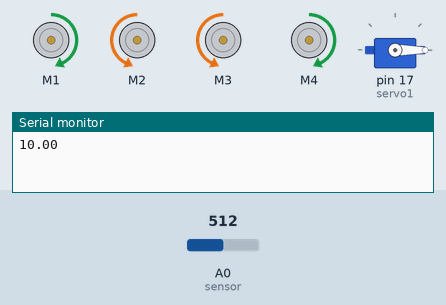
Bench run of a program on a simulated Arduino Uno, built with avr-gcc and run on an emulated ATmega328P. Parts: 4 × DC motor (green arrow = forward, orange = backward, longer = faster), servo, the last lines printed to the serial monitor. The inputs (shaded band) are chosen by the test bench; at power-on: A0 (sensor) = 512.

Above: at 1.2 s.
1.3 s: A0 (sensor) set to 187
At 3.9 s:
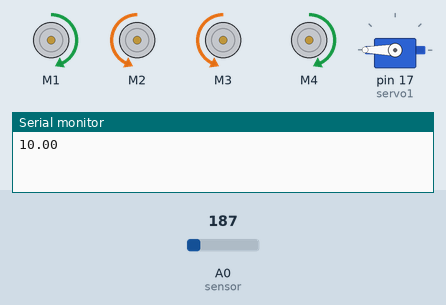
4.3 s: A0 (sensor) set to 166
At 5.9 s:
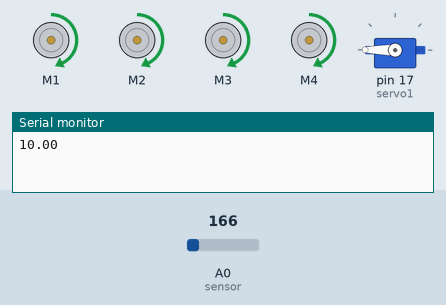
At 7.6 s:
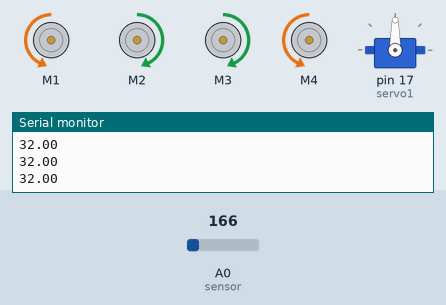
Timing chart, 0 to 9.1 s (numbered marks = the images above; inputs shaded):
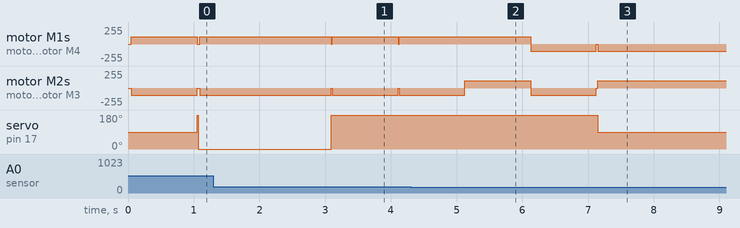

Measured:
- the behaviour switches between 175 and 174 on A0 (sensor) (found by bisection; images 1 and 2)
- after the input at 4.3 s, servo on pin 17 (servo1): 180° → 90° after 2.8 s

The program:

main.cpp
```cpp
#include <Arduino.h>
#include <AFMotor.h>
#include <Servo.h>
#include <HCSR04.h>

const int sensor = A0;
unsigned long interval = 1000;
unsigned long previousMillis = 0;

AF_DCMotor Motor1(1);
AF_DCMotor Motor2(2);
AF_DCMotor Motor3(3);
AF_DCMotor Motor4(4);

Servo servo1;
int angulo = 0;
float distance = 0;

void liberar()
{
  Motor1.run(RELEASE);
  Motor2.run(RELEASE);
  Motor3.run(RELEASE);
  Motor4.run(RELEASE);
}

void atras()
{

  Motor1.run(FORWARD);
  Motor2.run(BACKWARD);
  Motor3.run(BACKWARD);
  Motor4.run(FORWARD);
}

void adelante()
{
  Motor1.run(BACKWARD);
  Motor2.run(FORWARD);
  Motor3.run(FORWARD);
  Motor4.run(BACKWARD);
}

void izquierda()
{

  Motor1.run(FORWARD);
  Motor2.run(FORWARD);
  Motor3.run(FORWARD);
  Motor4.run(FORWARD);
}

void derecha()
{

  Motor1.run(BACKWARD);
  Motor2.run(BACKWARD);
  Motor3.run(BACKWARD);
  Motor4.run(BACKWARD);
}
float getDistance()
{
  if (analogRead(sensor) < 80)
  {
    distance = 80;
    return distance;
  }
  else if (analogRead(sensor) > 500)
  {
    distance = 10;
    return distance;
  }
  else
  {
    distance = 4800 / (analogRead(sensor) - 20);
    return distance;
  }
}

void chequearAgain()
{

  if (getDistance() > 30)
  {
    if (angulo == 180)
    {

      if (getDistance() > 30)
      {
        izquierda();
        delay(1000);
        liberar();
      }
      else
      {
        atras();
        delay(1000);
        liberar();
        angulo = 0;
        delay(25);
        chequearAgain();
      }
    }
    derecha();
    delay(1000);
    liberar();
  }
  else
  {
    servo1.write(180);
    delay(15);
    angulo = 180;

    if (getDistance() <= 30)
    {
      atras();
      delay(1000);
      liberar();
      chequearAgain();
    }
  }
}

void setup()
{
  Serial.begin(115200);

  Motor1.setSpeed(110);
  Motor2.setSpeed(110);
  Motor3.setSpeed(110);
  Motor4.setSpeed(110);
  servo1.attach(17);
  servo1.write(90);
  delay(30);
}

void loop()
{

  Serial.println(getDistance());

  delay(20);
  if (getDistance() >= 30.0)
  {
    adelante();
    if (angulo != 90)
    {
      servo1.write(90);
      angulo = 90;
    }
    delay(30);
  }
  else
  {
    atras();
    delay(1000);
    liberar();
    servo1.write(180);
    delay(20);

    if (getDistance() < 30)
    {
      servo1.write(0);
      delay(20);

      if (getDistance() < 30)
      {
        atras();
        delay(2000);
        liberar();
        angulo = 0;
        chequearAgain();
      }
      else
      {
        izquierda();
        delay(1000);
        liberar();
      }
    }
    else
    {
      derecha();
      delay(1000);
      liberar();
      angulo = 180;
    }
  }
}
```
